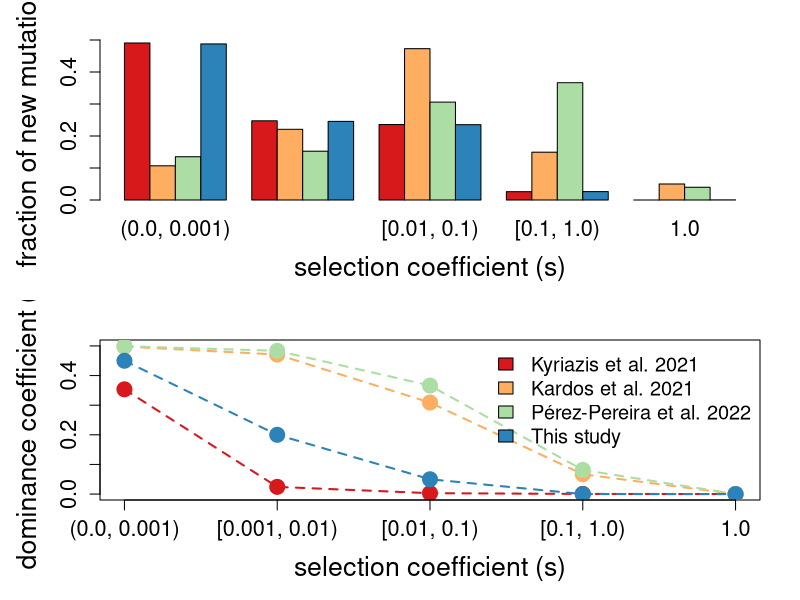

Reproduce this figure in R.

### script for creating Figure 2 in Kyriazis et al. 2023 AmNat

## draw samples from each DFE and measure proportions of each mutation type
# for each DFE, we set the mean and shape parameters and draw samples from a gamma distribution
# then measure proportion of mutations that occur within discrete bins of "lethal", "semi-lethal", "detrimental", "moderately deleterious", and "weakly deleterious" mutations

# results for new DFE
mean = 0.01314833
shape = 0.186
scale = mean/shape
g <- rgamma(n=1000000,shape = shape, scale= scale)

lethals <- g[g>0.99]
new_lethals_frac <- (length(lethals)/length(g))+0.0005
new_lethals_h <- 0

semilethals <- g[g<0.99 & g >0.1]
new_semilet_frac <- length(semilethals)/length(g)*0.995
new_semilet_h <- 0.0

detrimentals <- g[g<0.1 & g >0.01]
new_detr_frac <- length(detrimentals)/length(g)*0.995
new_detr_h <- 0.05

modDel <- g[g<0.01 & g >0.001]
new_modDel_frac <- length(modDel)/length(g)*0.995
new_modDel_h <- 0.2

wkDel <- g[g<0.001]
new_wkDel_frac <- length(wkDel)/length(g)*0.995
new_wkDel_h <- 0.45


# results for Kim 2017 DFE and Henn hs
mean = 0.01314833
shape = 0.186
scale = mean/shape
g <- rgamma(n=1000000,shape = shape, scale= scale)

lethals <- g[g>0.99]
kim_lethals_frac <- (length(lethals)/length(g))
kim_lethals_h <- mean((0.5)/(1 - 7071.07*(-lethals)))
## note that this isnt defined since no lethals so set to 0
kim_lethals_h <- 0

semilethals <- g[g<0.99 & g >0.1]
kim_semilet_frac <- length(semilethals)/length(g)
kim_semilet_h <- mean((0.5)/(1 - 7071.07*(-semilethals)))

detrimentals <- g[g<0.1 & g >0.01]
kim_detr_frac <- length(detrimentals)/length(g)
kim_detr_h <- mean((0.5)/(1 - 7071.07*(-detrimentals)))

modDel <- g[g<0.01 & g >0.001]
kim_modDel_frac <- length(modDel)/length(g)
kim_modDel_h <- mean((0.5)/(1 - 7071.07*(-modDel)))

wkDel <- g[g<0.001]
kim_wkDel_frac <- length(wkDel)/length(g)
kim_wkDel_h <- mean((0.5)/(1 - 7071.07*(-wkDel)))



# results for Kardos 2021 DFE and hs
shape = 0.5
scale = 0.1
mean = scale*shape
g <- rgamma(n=1000000,shape = shape, scale= scale)

lethals <- g[g>0.99]
kardos_lethals_frac <- (length(lethals)/length(g))+0.05
kardos_lethals_h <- mean(0.5*exp(-13*lethals))

semilethals <- g[g<0.99 & g >0.1]
kardos_semilet_frac <- (length(semilethals)/length(g))*0.95
kardos_semilet_h <- mean(0.5*exp(-13*semilethals))

detrimentals <- g[g<0.1 & g >0.01]
kardos_detr_frac <- (length(detrimentals)/length(g))*0.95
kardos_detr_h <-  mean(0.5*exp(-13*detrimentals))

modDel <- g[g<0.01 & g >0.001]
kardos_modDel_frac <- (length(modDel)/length(g))*0.95
kardos_modDel_h <- mean(0.5*exp(-13*modDel))

wkDel <- g[g<0.001]
kardos_wkDel_frac <- (length(wkDel)/length(g))*0.95
kardos_wkDel_h <- mean(0.5*exp(-13*wkDel))



# results for Pérez-Pereira 2021 DFE and hs 
mean=0.2
shape=0.33
scale=mean/shape
g <- rgamma(n=1000000,shape = shape, scale= scale)

lethals <- g[g>0.99]
perez_lethals_frac <- length(lethals)/length(g)
perez_lethals_h <- mean(0.5*exp(-7.6*lethals))

semilethals <- g[g<0.99 & g >0.1]
perez_semilet_frac <- length(semilethals)/length(g)
perez_semilet_h <- mean(0.5*exp(-7.6*semilethals))

detrimentals <- g[g<0.1 & g >0.01]
perez_detr_frac <- length(detrimentals)/length(g)
perez_detr_h <-  mean(0.5*exp(-7.6*detrimentals))

modDel <- g[g<0.01 & g >0.001]
perez_modDel_frac <- length(modDel)/length(g)
perez_modDel_h <- mean(0.5*exp(-7.6*modDel))

wkDel <- g[g<0.001]
perez_wkDel_frac <- length(wkDel)/length(g)
perez_wkDel_h <- mean(0.5*exp(-7.6*wkDel))




## plot DFE and dominance models 
pdf("DFE_comparison.pdf", width = 10, height = 9)

par(mfrow=c(2,1), mar = c(5,5,2,2))

library(RColorBrewer)

labs <- 1.6
names <- 1.3
axis <- 1.3
cols <- brewer.pal(4,"Spectral")

# combine proportions of each mutation type for each DFE model
kim_DFE_fractions <- c(kim_wkDel_frac,kim_modDel_frac,kim_detr_frac,kim_semilet_frac, kim_lethals_frac)
kardos_DFE_fractions <- c(kardos_wkDel_frac,kardos_modDel_frac,kardos_detr_frac,kardos_semilet_frac, kardos_lethals_frac)
perez_DFE_fractions <- c(perez_wkDel_frac,perez_modDel_frac,perez_detr_frac,perez_semilet_frac, perez_lethals_frac)
new_DFE_fractions <- c(new_wkDel_frac,new_modDel_frac,new_detr_frac,new_semilet_frac, new_lethals_frac)

DFEs <- rbind(kim_DFE_fractions,kardos_DFE_fractions,perez_DFE_fractions,new_DFE_fractions)
barplot(DFEs,beside=T, ylim=c(0,0.5), xlab="selection coefficient (s)", ylab="fraction of new mutations",names.arg = c("(0.0, 0.001)","[0.001, 0.01)","[0.01, 0.1)","[0.1, 1.0)","1.0"), 
        cex.lab = labs, col=cols, cex.names=names,cex.axis = axis)
#legend("topright", legend=c("Kyriazis et al. 2021","Kardos et al. 2021","Pérez-Pereira et al. 2022","This study"), fill=cols, cex=1.2, bty = "n")

# combine proportions of each mutation type for each dominance model
kim_hs <- c(kim_wkDel_h,kim_modDel_h,kim_detr_h,kim_semilet_h, kim_lethals_h)
kardos_hs <- c(kardos_wkDel_h,kardos_modDel_h,kardos_detr_h,kardos_semilet_h, kardos_lethals_h)
perez_hs <- c(perez_wkDel_h,perez_modDel_h,perez_detr_h,perez_semilet_h, perez_lethals_h)
new_hs <- c(new_wkDel_h,new_modDel_h,new_detr_h,new_semilet_h, new_lethals_h)


# connect dots with lines
size <- 2
plot(kim_hs, col = cols[1], pch=19, cex = size,ylim=c(0,.5), xlab="selection coefficient (s)", ylab="dominance coefficient (h)", xaxt = "n", cex.lab = labs, cex.axis = axis)
lines(kim_hs, lwd=size, lty=2,col = cols[1])
points(kardos_hs,col = cols[2], pch=19, cex = size)
lines(kardos_hs, lwd=size, lty=2,col = cols[2])
points(perez_hs,col = cols[3], pch=19, cex = size)
lines(perez_hs, lwd=size, lty=2,col = cols[3])
points(new_hs,col = cols[4], pch=19, cex = size)
lines(new_hs, lwd=size, lty=2,col = cols[4])

# add axis and legend
axis(1, at=1:5, labels=c("(0.0, 0.001)","[0.001, 0.01)","[0.01, 0.1)","[0.1, 1.0)","1.0"), cex.axis=axis)
legend("topright", legend=c("Kyriazis et al. 2021","Kardos et al. 2021","Pérez-Pereira et al. 2022","This study"), fill=cols, cex=1.2, bty = "n")


dev.off()






  




